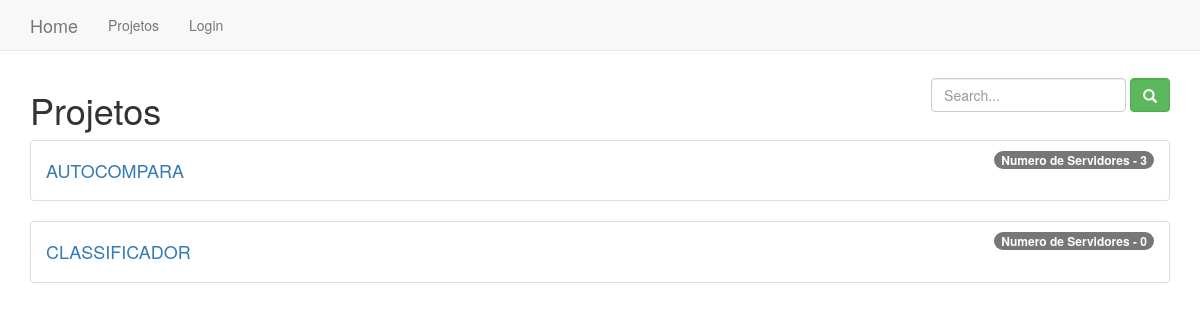
Before: / with the older database file.
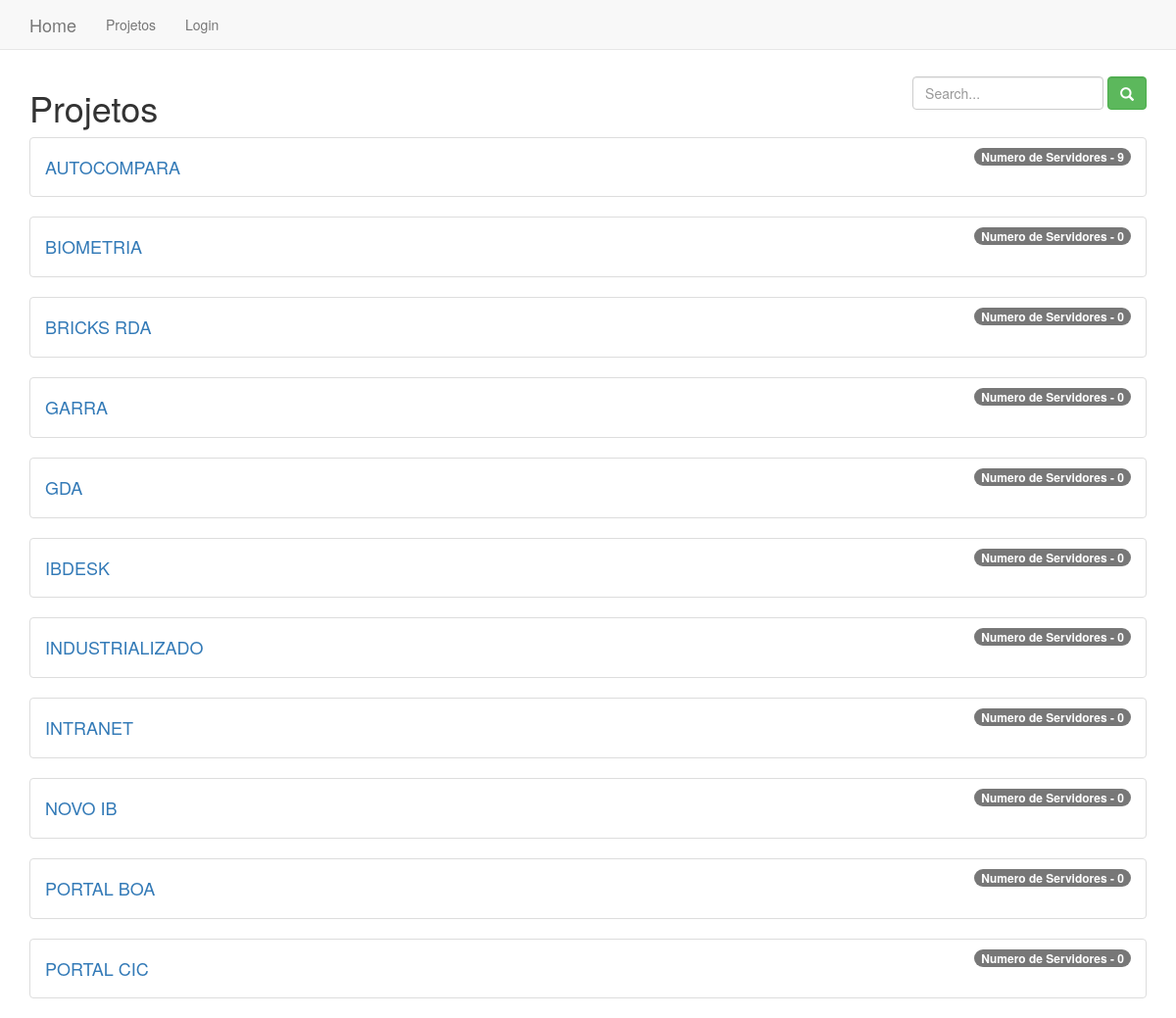
After: the same page with the newer database file.
### Banksphere/models.py (models this page shows, shortened)
class Projetos(models.Model):
    nome = models.CharField("Nome", max_length=100)
    def get_servidores_count(self):
        return self.projeto.count()
    def get_proj_detail_url(self):
        return u"/proj_detail/%i" % self.id
    class Meta:
        ordering = ['nome']
        verbose_name = 'projeto'
        verbose_name_plural = 'projetos'

### Banksphere/views.py (the view)
# urls.py: url(r'^$', 'Banksphere.views.lista_proj', name='lista_proj'),
def lista_proj(request):
    proj = Projetos.objects.all()
    var_get_search = request.GET.get('search_box')
    if var_get_search is not None:
        proj = proj.filter(nome__icontains=var_get_search)
    return render(request, 'lista_projetos.html', {'proj': proj})

### Ambiente/templates/lista_projetos.html (shortened to what this page needs)
{% extends "base.html" %}
{% block content %}
    <form class="navbar-form navbar-right" action="." method="get">
        <input id="search_box" name="search_box" type="text" placeholder="Search..." class="form-control">
        <button type="submit" class="btn btn-success form-control"><span class="glyphicon glyphicon-search"></span></button>
    </form>
    <h1>Projetos</h1>
    {% for projeto in proj %}
        <ul class="list-group">
          <li class="list-group-item">
            <span class="badge">Numero de Servidores - {{ projeto.get_servidores_count}}</span>
            <h4><a href="{{ projeto.get_proj_detail_url }}">{{ projeto.nome }}</a></h4>
                      </li>
        </ul>
    {% endfor %}
{% endblock content %}

### Ambiente/templates/base.html (shortened to what this page needs)
<html>
<head>
    {% load bootstrap3 %}
    {% bootstrap_css %}
</head>
<body>
  {% include "menu.html" %}
  <div class="container">
    {% block content %}
    {% endblock content %}
  </div>
</body>
</html>

### Ambiente/templates/menu.html (shortened to what this page needs)
<div class="navbar navbar-default navbar-fixed-top">
  <div class="container">
    <div class="navbar-header">
      <a class="navbar-brand" href="{% url 'lista_proj' %}">Home</a>
    </div>
    <div class="navbar-collapse collapse">
      <ul class="nav navbar-nav">
        <li><a href="{% url 'lista_proj' %}">Projetos</a></li>
        <li><a href="{% url 'admin:index' %}">Login</a></li>
      </ul>
    </div>
  </div>
</div>

### Ambiente/templates/base.html (style rules this page uses)
body { padding-top: 70px; }

Changed rows visible on the page:
computed for Projetos "AUTOCOMPARA": get_servidores_count "3" → "9"
added Projetos: get_servidores_count "0", nome "BIOMETRIA"
added Projetos: get_servidores_count "0", nome "BRICKS RDA"
added Projetos: get_servidores_count "0", nome "GARRA"
added Projetos: get_servidores_count "0", nome "GDA"
added Projetos: get_servidores_count "0", nome "IBDESK"
added Projetos: get_servidores_count "0", nome "INDUSTRIALIZADO"
added Projetos: get_servidores_count "0", nome "INTRANET"
added Projetos: get_servidores_count "0", nome "NOVO IB"
added Projetos: get_servidores_count "0", nome "PORTAL BOA"
changed Projetos: nome "CLASSIFICADOR" → "PORTAL CIC"
